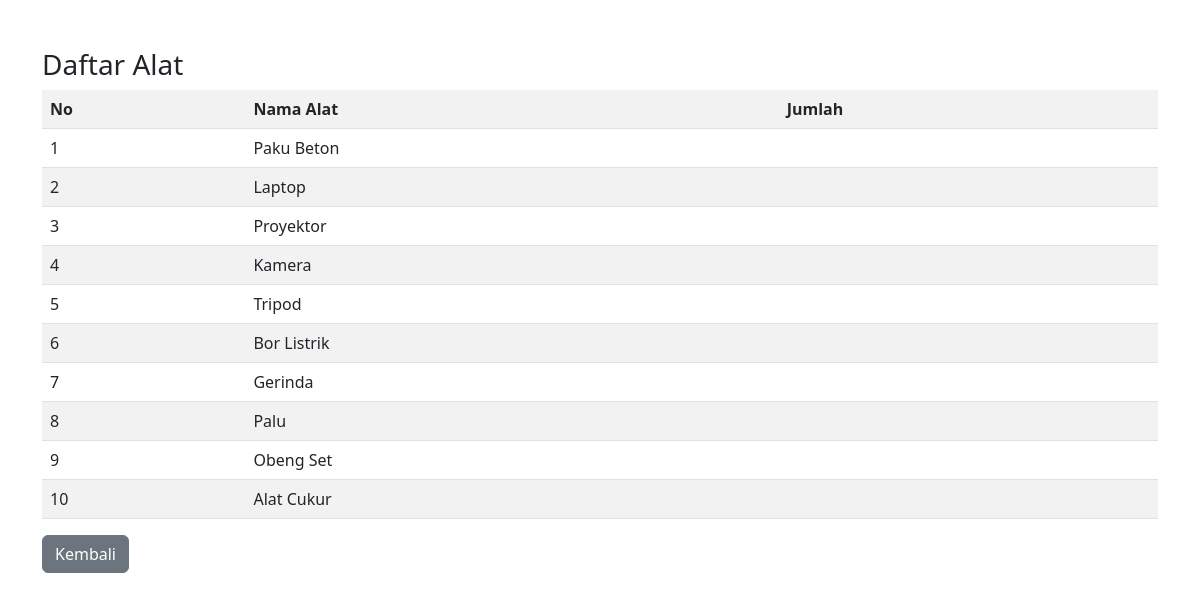
Screenshot of /alat_user.php with the database file from the repository.
### tables this page shows
CREATE TABLE `alat` (
  `id` int(11) NOT NULL,
  `nama_alat` varchar(100) NOT NULL,
  `stok` int(11) NOT NULL DEFAULT 0
);

### alat_user.php (the view)
<?php
$conn = mysqli_connect("localhost","root","","peminjaman_alat");
$data = mysqli_query($conn,"SELECT * FROM alat");
?>
<link href="https://cdn.jsdelivr.net/npm/bootstrap@5.3.0/dist/css/bootstrap.min.css" rel="stylesheet">
<div class="container mt-5">
    <h3>Daftar Alat</h3>
    <table class="table table-striped">
        <tr>
            <th>No</th>
            <th>Nama Alat</th>
            <th>Jumlah</th>
        </tr>
        <?php $no=1; while($d=mysqli_fetch_array($data)){ ?>
        <tr>
            <td><?= $no++ ?></td>
            <td><?= $d['nama_alat'] ?></td>
            <td><?= $d['jumlah'] ?></td>
        </tr>
        <?php } ?>
    </table>
    <a href="dashboard.php" class="btn btn-secondary">Kembali</a>
</div>

### rows the page displays
alat: nama_alat "Paku Beton"
alat: nama_alat "Laptop"
alat: nama_alat "Proyektor"
alat: nama_alat "Kamera"
alat: nama_alat "Tripod"
alat: nama_alat "Bor Listrik"
alat: nama_alat "Gerinda"
alat: nama_alat "Palu"
alat: nama_alat "Obeng Set"
alat: nama_alat "Alat Cukur"
